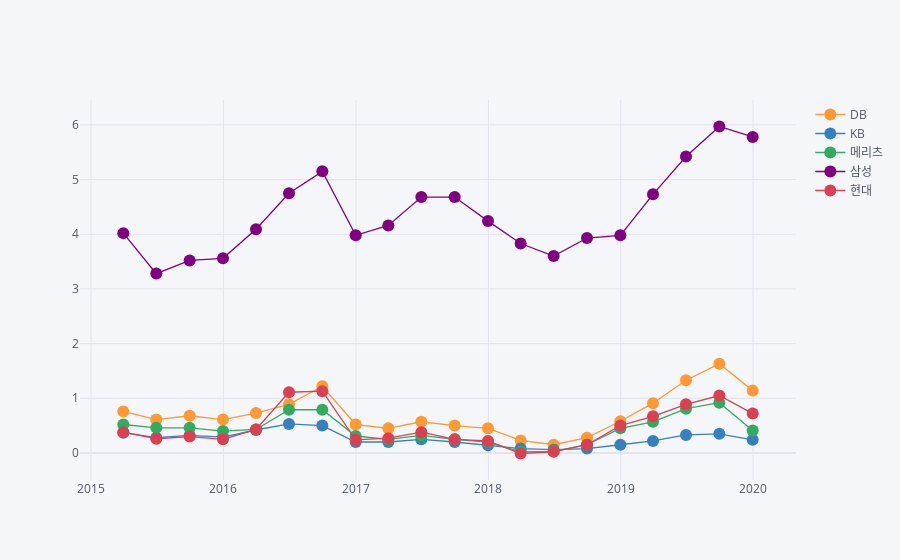

Source (notebook cell):
### Code cell
# 기타포괄손익누계액
company_list = {'0010633': '삼성', '0010636': 'DB', '0010634': '현대', '0010635': 'KB', '0010626': '메리츠'}

service_code = 'statisticsInfoSearch'
params = {
    'listNo': 'SI004',
    'term': 'Q',
    'startBaseMm': '201501',
    'endBaseMm': '201912',
}

ret_earnings = []
for company in company_list.keys():
    params['financeCd'] = company
    ret_earnings.append(pd.DataFrame(get_data(service_code, params)['result']['list']))
ret_earnings = pd.concat(ret_earnings).query('account_cd == "A26"').reset_index(drop=True)
ret_earnings['finance_nm'] = ret_earnings['finance_cd'].apply(lambda x: company_list.get(x))
columns = dict(map(lambda x: (x['column_id'], x['column_nm']), get_data(service_code, params)['result']['description']))
ret_earnings.columns = list(map(lambda x: columns.get(x, x), ret_earnings.columns))
ret_earnings['base_month'] = ret_earnings['base_month'].apply(lambda x: datetime(int(x[:4]), int(x[-2:]), 1) + relativedelta(months=1, days=-1))
ret_earnings['금액'] = ret_earnings['금액'].astype(float)
ret_earnings = ret_earnings.pivot_table(index='base_month', columns='finance_nm', values='금액', aggfunc=np.sum)
ret_earnings = np.round(ret_earnings/1e12,2)
ret_earnings.iplot(kind='line', mode='lines+markers')

### Figure 1 — Plotly figure (JSON) as saved in the notebook; plotly's stock layout.template omitted (floating-point values rounded to 4 significant figures)
{"data": [{"line": {"color": "rgba(255, 153, 51, 1.0)", "dash": "solid", "shape": "linear", "width": 1.3}, "marker": {"size": 12, "symbol": "circle"}, "mode": "lines+markers", "name": "DB", "text": "", "type": "scatter", "x": ["2015-03-31", "2015-06-30", "2015-09-30", "2015-12-31", "2016-03-31", "2016-06-30", "2016-09-30", "2016-12-31", "2017-03-31", "2017-06-30", "2017-09-30", "2017-12-31", "2018-03-31", "2018-06-30", "2018-09-30", "2018-12-31", "2019-03-31", "2019-06-30", "2019-09-30", "2019-12-31"], "y": [0.76, 0.61, 0.68, 0.61, 0.73, 0.89, 1.22, 0.52, 0.45, 0.57, 0.5, 0.45, 0.23, 0.15, 0.28, 0.58, 0.91, 1.33, 1.63, 1.14]}, {"line": {"color": "rgba(55, 128, 191, 1.0)", "dash": "solid", "shape": "linear", "width": 1.3}, "marker": {"size": 12, "symbol": "circle"}, "mode": "lines+markers", "name": "KB", "text": "", "type": "scatter", "x": ["2015-03-31", "2015-06-30", "2015-09-30", "2015-12-31", "2016-03-31", "2016-06-30", "2016-09-30", "2016-12-31", "2017-03-31", "2017-06-30", "2017-09-30", "2017-12-31", "2018-03-31", "2018-06-30", "2018-09-30", "2018-12-31", "2019-03-31", "2019-06-30", "2019-09-30", "2019-12-31"], "y": [0.37, 0.28, 0.32, 0.29, 0.42, 0.53, 0.5, 0.2, 0.2, 0.25, 0.2, 0.14, 0.08, 0.06, 0.08, 0.15, 0.22, 0.33, 0.35, 0.24]}, {"line": {"color": "rgba(50, 171, 96, 1.0)", "dash": "solid", "shape": "linear", "width": 1.3}, "marker": {"size": 12, "symbol": "circle"}, "mode": "lines+markers", "name": "메리츠", "text": "", "type": "scatter", "x": ["2015-03-31", "2015-06-30", "2015-09-30", "2015-12-31", "2016-03-31", "2016-06-30", "2016-09-30", "2016-12-31", "2017-03-31", "2017-06-30", "2017-09-30", "2017-12-31", "2018-03-31", "2018-06-30", "2018-09-30", "2018-12-31", "2019-03-31", "2019-06-30", "2019-09-30", "2019-12-31"], "y": [0.52, 0.46, 0.46, 0.4, 0.43, 0.79, 0.79, 0.31, 0.25, 0.32, 0.25, 0.2, 0.02, 0.03, 0.15, 0.45, 0.57, 0.81, 0.92, 0.41]}, {"line": {"color": "rgba(128, 0, 128, 1.0)", "dash": "solid", "shape": "linear", "width": 1.3}, "marker": {"size": 12, "symbol": "circle"}, "mode": "lines+markers", "name": "삼성", "text": "", "type": "scatter", "x": ["2015-03-31", "2015-06-30", "2015-09-30", "2015-12-31", "2016-03-31", "2016-06-30", "2016-09-30", "2016-12-31", "2017-03-31", "2017-06-30", "2017-09-30", "2017-12-31", "2018-03-31", "2018-06-30", "2018-09-30", "2018-12-31", "2019-03-31", "2019-06-30", "2019-09-30", "2019-12-31"], "y": [4.02, 3.28, 3.52, 3.56, 4.09, 4.75, 5.15, 3.98, 4.16, 4.68, 4.68, 4.24, 3.83, 3.6, 3.93, 3.98, 4.73, 5.42, 5.97, 5.78]}, {"line": {"color": "rgba(219, 64, 82, 1.0)", "dash": "solid", "shape": "linear", "width": 1.3}, "marker": {"size": 12, "symbol": "circle"}, "mode": "lines+markers", "name": "현대", "text": "", "type": "scatter", "x": ["2015-03-31", "2015-06-30", "2015-09-30", "2015-12-31", "2016-03-31", "2016-06-30", "2016-09-30", "2016-12-31", "2017-03-31", "2017-06-30", "2017-09-30", "2017-12-31", "2018-03-31", "2018-06-30", "2018-09-30", "2018-12-31", "2019-03-31", "2019-06-30", "2019-09-30", "2019-12-31"], "y": [0.38, 0.26, 0.3, 0.25, 0.43, 1.11, 1.13, 0.24, 0.27, 0.38, 0.25, 0.22, -0.01, 0.02, 0.15, 0.5, 0.67, 0.89, 1.05, 0.72]}], "layout": {"legend": {"bgcolor": "#F5F6F9", "font": {"color": "#4D5663"}}, "paper_bgcolor": "#F5F6F9", "plot_bgcolor": "#F5F6F9", "title": {"font": {"color": "#4D5663"}}, "xaxis": {"gridcolor": "#E1E5ED", "showgrid": true, "tickfont": {"color": "#4D5663"}, "title": {"font": {"color": "#4D5663"}, "text": ""}, "zerolinecolor": "#E1E5ED"}, "yaxis": {"gridcolor": "#E1E5ED", "showgrid": true, "tickfont": {"color": "#4D5663"}, "title": {"font": {"color": "#4D5663"}, "text": ""}, "zerolinecolor": "#E1E5ED"}}}
